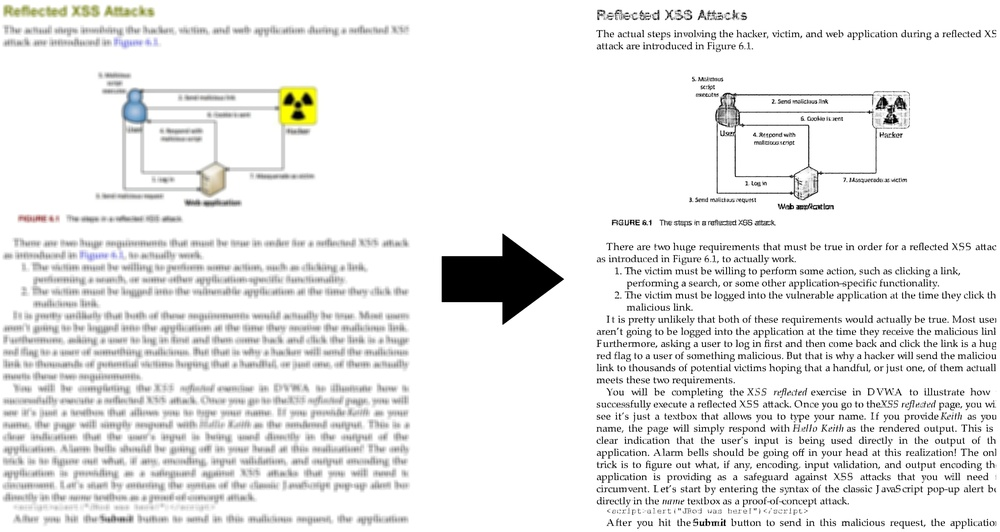
#> input picture sample1.jpg, 1000 x 532 px, shrunk from 6192 x 3296 before the run, given as the content of the folder Enter Location!/FirstData, which was not available
$ python CropingBluring.py
#> lines starting #> are read from the running program, lines starting #| are printed output that depends on the picture; pictures that were not available may be replaced by others from this repository, and a replacement may not be noted
import cv2
import glob
import numpy as np
images_path = "Enter Location!/FirstData/"
images = glob.glob(images_path + "*.jpg")
images.sort()
c = 1
for img in images:
   image = cv2.imread(img)
#> image is the input picture: shape (532, 1000, 3); mean B, G, R 235.3, 235.8, 235.8
   height = int(np.shape(image)[0])
#> height = 532
   width = int(np.shape(image)[1])
#> width = 1000
   height64 = int(height/64)
#> height64 = 8
   width64 = int(width/64)
#> width64 = 15
   print("shape {}: /n".format(img), np.shape(image))
#| shape _only/sample1.jpg: /n (532, 1000, 3)
   print("height : ", height, "\n", "width : ", width)
#| height :  532
#|  width :  1000
   blurImg = cv2.blur(image ,(25,25))
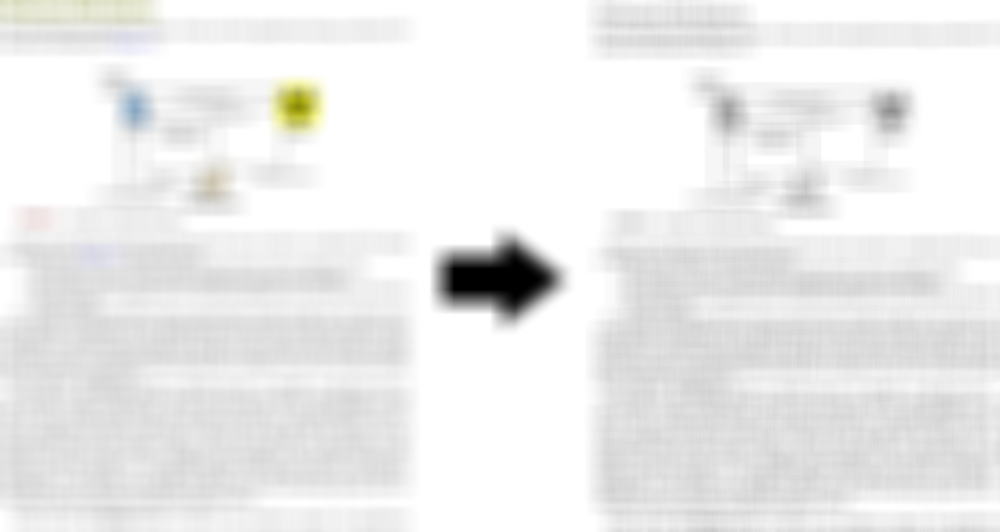
#> blurImg: shape (532, 1000, 3); mean B, G, R 235.2, 235.8, 235.7
   for k in range(width64):
       for i in range(height64):
           px = image[64*i:64*(i+1),64*k:64*(k+1)]
           px_blur = blurImg[64*i:64*(i+1),64*k:64*(k+1)]
           cv2.imwrite('Enter Location!/Ytrain/data{}shape{}x{}.jpg'.format(c,i,k),px)
           cv2.imwrite('Enter Location!/Xtrain/data{}shape{}x{}.jpg'.format(c,i,k),px_blur)
#> this loop made 15 passes
#> pass 1, `cv2.imwrite('Enter Location!/Ytrain/data{}shape{}x{}.jpg'.format(c,i,k..`:
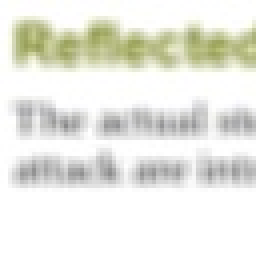
#> saved as data1shape0x0.jpg: shape (64, 64, 3) (shown 4 times larger); mean B, G, R 226.5, 234.2, 233.5
#> pass 1, `cv2.imwrite('Enter Location!/Xtrain/data{}shape{}x{}.jpg'.format(c,i,k..`:
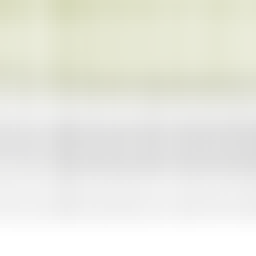
#> saved as data1shape0x0.jpg: shape (64, 64, 3) (shown 4 times larger); mean B, G, R 226, 233.9, 233.2
#> pass 1, `cv2.imwrite('Enter Location!/Ytrain/data{}shape{}x{}.jpg'.format(c,i,k..`:
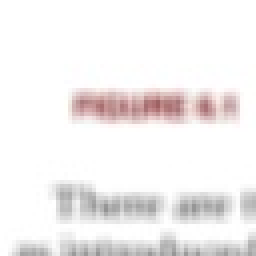
#> saved as data1shape3x0.jpg: shape (64, 64, 3) (shown 4 times larger); mean B, G, R 240.7, 240.8, 243.5
   c += 1
cv2.waitKey(0)
cv2.destroyAllWindows()
